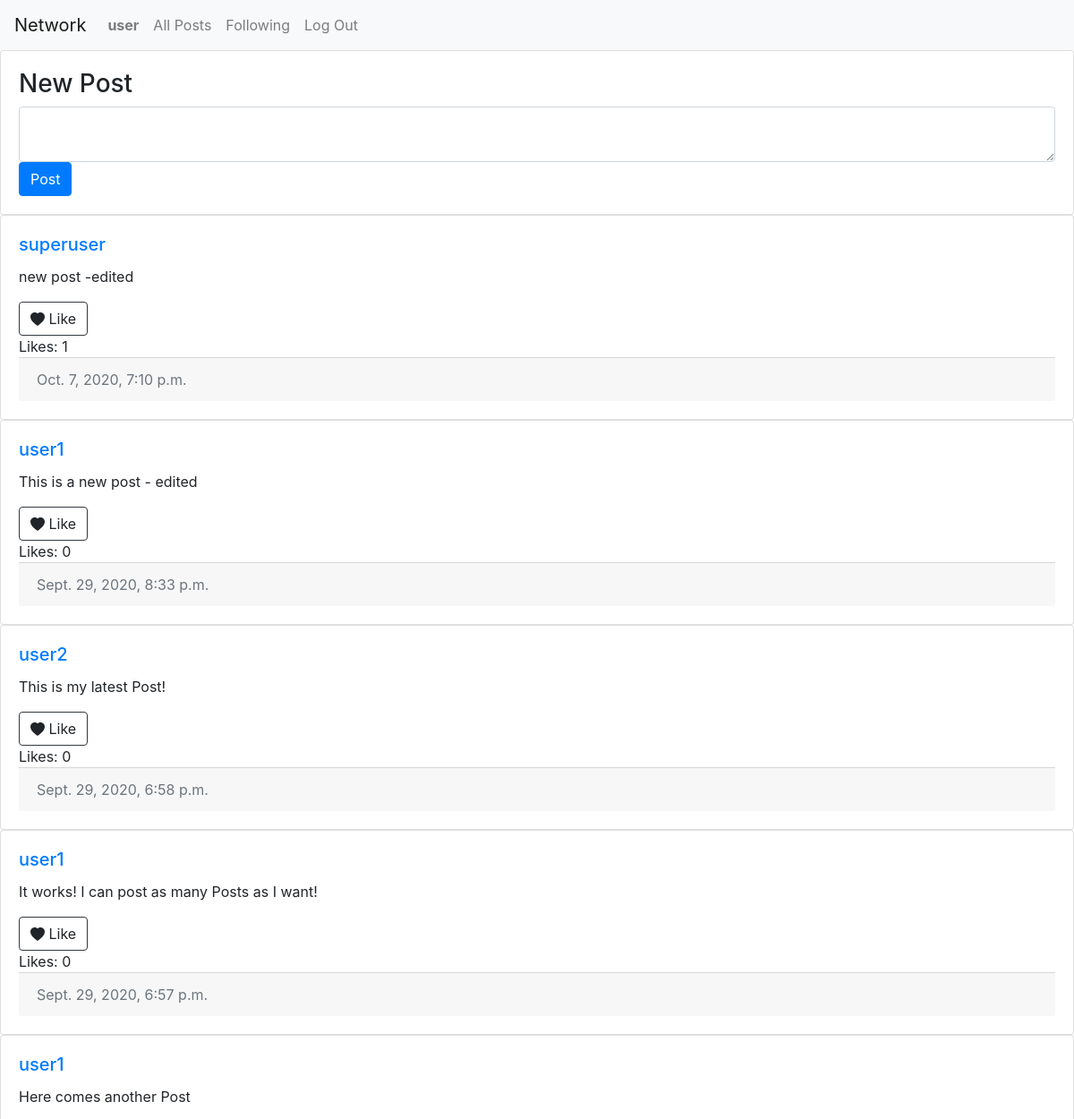
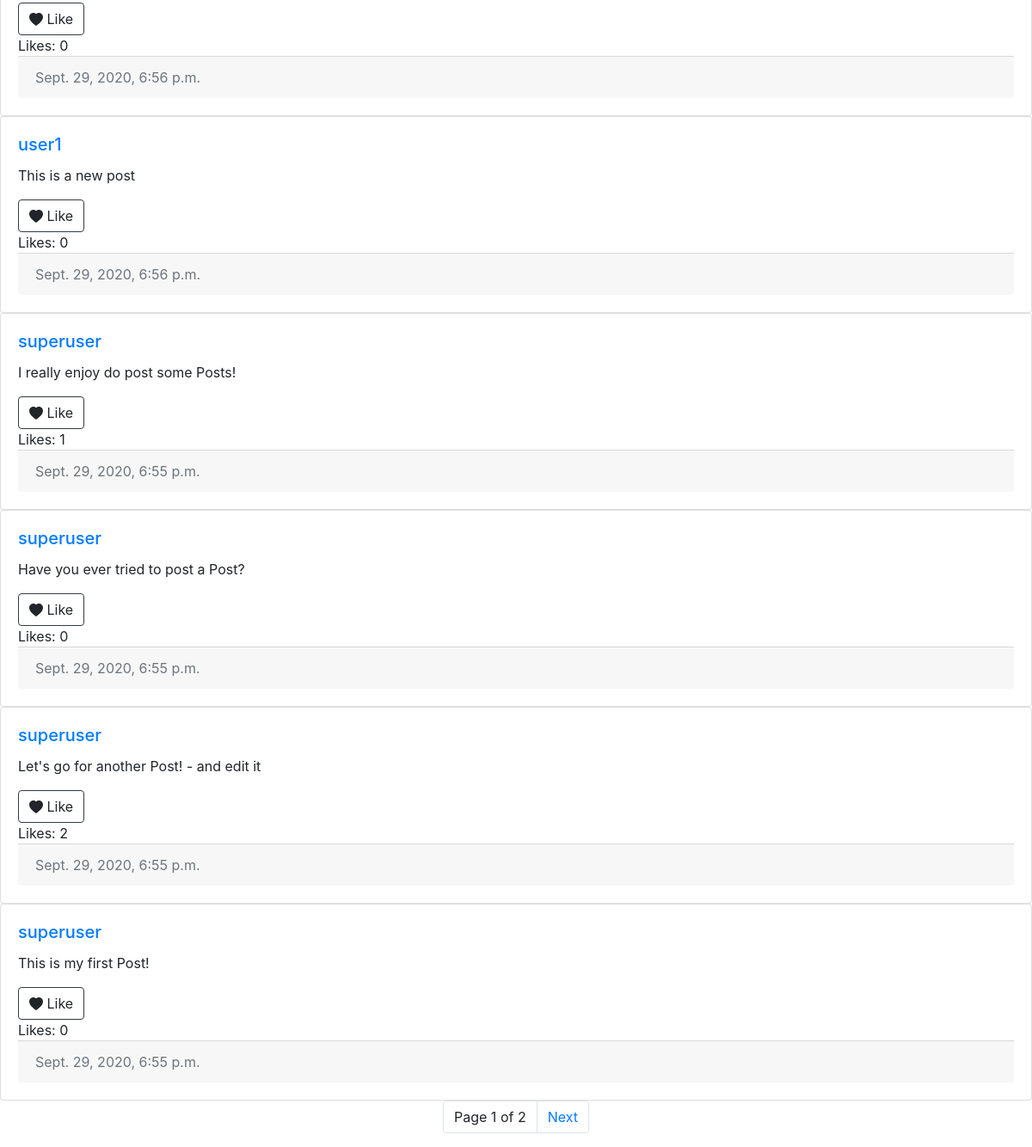
Page / (signed in) on the committed database (2 pictures, top to bottom).
### network/models.py (models this page shows, shortened)
class User(AbstractUser):
    pass

class Post(models.Model):
    text = models.TextField()
    user = models.ForeignKey(
        "User", on_delete=models.CASCADE, related_name="posts")
    created_at = models.DateTimeField(auto_now_add=True)
    likes = models.ManyToManyField(
        "User", blank=True, related_name="likes")

### network/views.py (the view)
# urls.py: path("", views.index, name="index"),
def index(request):
    posts = Post.objects.all()
    posts = posts.order_by("-created_at")
    posts = pagination(request, posts)
    return render(request, "network/index.html", {
        "posts": posts
    })

### network/views.py (called while the page is built)
def pagination(request, list):
    paginator = Paginator(list, 10)
    page_number = request.GET.get('page')
    paginatedList = paginator.get_page(page_number)
    return paginatedList

### network/templates/network/index.html (shortened to what this page needs)
{% extends "network/layout.html" %} {% load static %} {% block body %}
<div id="posts">
    {% if user.is_authenticated %}
    <div class="card">
        <div class="card-body">
        <h3>New Post</h3>
        <form id="compose-form" onsubmit="create_post();return false;">
            <textarea class="form-control" id="post-text"></textarea>
            <input type="submit" class="btn btn-primary" value="Post" />
        </form>
        </div>
    </div>
    {% endif %}
    {% for post in posts %}
    <div  class="card">
        <div class="card-body">
            <h5 class="card-title">
                <a id="author" href="{% url 'profile' post.user.username %}">{{ post.user }}</a>
            </h5>
            <p id="{{post.id}}" class="card-text">{{ post.text }}</p>
            {% if user.is_authenticated %}
            {% if request.user in post.likes.all %}
                <a id="dislike-{{ post.id }}" data-post="{{ post.id }}" class="btn btn-outline-dark" onclick="like(event)">
                    <svg width="1em" height="1em" viewBox="0 0 16 16" class="bi bi-heart"
                                fill="currentColor" xmlns="http://www.w3.org/2000/svg">
                                <path fill-rule="evenodd"
                                d="M8 2.748l-.717-.737C5.6.281 2.514.878 1.4 3.053c-.523 1.023-.641 2.5.314 4.385.92 1.815 2.834 3.989 6.286 6.357 3.452-2.368 5.365-4.542 6.286-6.357.955-1.886.838-3.362.314-4.385C13.486.878 10.4.28 8.717 2.01L8 2.748zM8 15C-7.333 4.868 3.279-3.04 7.824 1.143c.06.055.119.112.176.171a3.12 3.12 0 0 1 .176-.17C12.72-3.042 23.333 4.867 8 15z"
                                />
                    </svg> Dislike
                </a>
            {% else %}
                <a id="like-{{ post.id }}" data-post="{{ post.id }}" class="btn btn-outline-dark" onclick="like(event)">
                    <svg width="1em" height="1em" viewBox="0 0 16 16" class="bi bi-heart-fill"
                                fill="currentColor" xmlns="http://www.w3.org/2000/svg">
                                <path fill-rule="evenodd"
                                d="M8 1.314C12.438-3.248 23.534 4.735 8 15-7.534 4.736 3.562-3.248 8 1.314z"
                                />
                    </svg> Like
                </a>
            {% endif %}
            {% endif %}
            <div id="likes-{{ post.id }}">Likes: {{ post.likes.count }}</div>
            <div class="card-footer text-muted">{{ post.created_at }}</div>
        </div>
    </div>
    {% empty %}
        <div class="alert alert-info" role="alert">There are currently no posts available!</div>
    {% endfor %}
    <ul class="pagination justify-content-center">
        <li class="page-item"><a class="page-link">Page {{ posts.number }} of {{ posts.paginator.num_pages }}</a></li>
        {% if posts.has_next %}
            <li class="page-item">
            <a class="page-link" href="?page={{ posts.next_page_number }}">Next</a>
            </li>
        {% endif %}
    </ul>
</div>
{% endblock %}

### network/templates/network/layout.html (shortened to what this page needs)
{% load static %}
<!DOCTYPE html>
<html lang="en">
    <head>
        <link rel="stylesheet" href="https://stackpath.bootstrapcdn.com/bootstrap/4.4.1/css/bootstrap.min.css">
        <link href="{% static 'network/styles.css' %}" rel="stylesheet">
    </head>
    <body>
        <nav class="navbar navbar-expand-lg navbar-light bg-light">
            <a class="navbar-brand" href="#">Network</a>
            <div>
              <ul class="navbar-nav mr-auto">
                {% if user.is_authenticated %}
                    <li class="nav-item">
                        <a id="profile-button" class="nav-link" data-user="{{ user.username }}" href="{% url 'profile' user.username %}"><strong>{{ user.username }}</strong></a>
                    </li>
                {% endif %}
                <li class="nav-item">
                  <a id="all-button" class="nav-link" href="{% url 'index' %}" >All Posts</a>
                </li>
                {% if user.is_authenticated %}
                    <li class="nav-item">
                        <a id="following-button" class="nav-link" href="{% url 'following' %}">Following</a>
                    </li>
                    <li class="nav-item">
                        <a class="nav-link" href="{% url 'logout' %}">Log Out</a>
                    </li>
                {% endif %}
              </ul>
            </div>
          </nav>
        <div class="body">
            {% block body %}
            {% endblock %}
        </div>
    </body>
</html>

### rows in the picture
User: username "user"
Post: user "superuser", text "new post -edited", likes.count "1", created_at "Oct. 7, 2020, 7:10 p.m."
Post: user "user1", text "This is a new post - edited", likes.count "0", created_at "Sept. 29, 2020, 8:33 p.m."
Post: user "user2", text "This is my latest Post!", likes.count "0", created_at "Sept. 29, 2020, 6:58 p.m."
Post: user "user1", text "It works! I can post as many Posts as I want!", likes.count "0", created_at "Sept. 29, 2020, 6:57 p.m."
Post: user "user1", text "Here comes another Post", likes.count "0", created_at "Sept. 29, 2020, 6:56 p.m."
Post: user "user1", text "This is a new post", likes.count "0", created_at "Sept. 29, 2020, 6:56 p.m."
Post: user "superuser", text "I really enjoy do post some Posts!", likes.count "1", created_at "Sept. 29, 2020, 6:55 p.m."
Post: user "superuser", text "Have you ever tried to post a Post?", likes.count "0", created_at "Sept. 29, 2020, 6:55 p.m."
Post: user "superuser", text "Let's go for another Post! - and edit it", likes.count "2", created_at "Sept. 29, 2020, 6:55 p.m."
Post: user "superuser", text "This is my first Post!", likes.count "0", created_at "Sept. 29, 2020, 6:55 p.m."

### other values in the picture
{{ posts.number }} "1"
{{ posts.paginator.num_pages }} "2"
